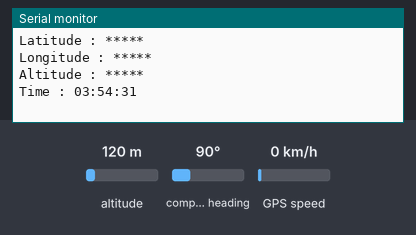
Simulated run of this sketch. Board: Arduino Uno, built with avr-gcc and run on an emulated ATmega328P. Shown: the last lines printed to the serial monitor. The test bench sets the inputs (shaded band); at power-on: altitude 120 m, compass heading 90°, GPS speed 0 km/h. The GPS gets a fix after 3 s at 37.7749, -122.4194 with 8 satellites.

Above: at 1.2 s.
1.3 s: altitude set to 20 m
At 2.9 s:
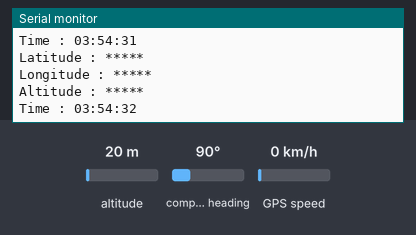
4.5 s: altitude set to 250 m
At 5.9 s:
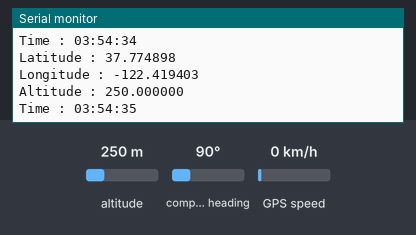
Timing chart, 0 to 7.5 s (numbered marks = the images above; inputs shaded):
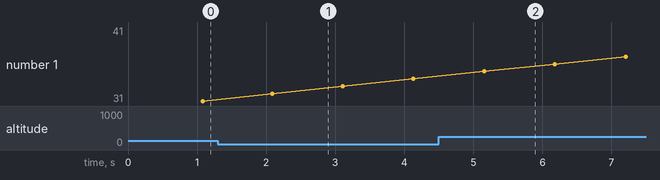

Measured:
- after the input at 4.5 s, the serial monitor: prints a new line after 0.63 s (image 2)

The sketch:

print_in_console.ino
```cpp
#include <TinyGPS++.h>
#include <SoftwareSerial.h>
/* Create object named bt of the class SoftwareSerial */
SoftwareSerial GPS_SoftSerial(4, 5);/* (Rx, Tx) */
/* Create an object named gps of the class TinyGPSPlus */
TinyGPSPlus gps;

void setup() {
 Serial.begin(9600);   /* Define baud rate for serial communication */
 GPS_SoftSerial.begin(9600); /* Define baud rate for software serial communication */
}

void loop() {
       smartDelay(1000);     /* Generate precise delay of 1ms */
        unsigned long start;
        double lat_val, lng_val, alt_m_val;
        uint8_t hr_val, min_val, sec_val;
        bool loc_valid, alt_valid, time_valid;
       lat_val = gps.location.lat();     /* Get latitude data */
       loc_valid = gps.location.isValid();     /* Check if valid location data is available */
       lng_val = gps.location.lng();     /* Get longtitude data */
       alt_m_val = gps.altitude.meters();      /* Get altitude data in meters */
        alt_valid = gps.altitude.isValid();     /* Check if valid altitude data is available */
       hr_val = gps.time.hour() + 5;   /* Get hour */
       min_val = gps.time.minute() + 30;      /* Get minutes */
       sec_val = gps.time.second();      /* Get seconds */
       time_valid = gps.time.isValid();  /* Check if valid time data is available */
        if (!loc_valid)
       {
         Serial.print("Latitude : ");
         Serial.println("*****");
         Serial.print("Longitude : ");
         Serial.println("*****");
        }
        else
        {
         Serial.print("Latitude : "); /* printing Latitude*/
         Serial.println(lat_val, 6);

         Serial.print("Longitude : "); /* printing Longitude*/
         Serial.println(lng_val, 6);
        }

        if (!alt_valid)
        {
         Serial.print("Altitude : ");
         Serial.println("*****");
        }
        else
        {
         Serial.print("Altitude : ");
         Serial.println(alt_m_val, 6);
        }

        if (!time_valid)
        {
         Serial.print("Time : ");
         Serial.println("*****");
        }
        else
        {
          if(hr_val > 12){
            hr_val = hr_val - 12;
          }
          if(min_val > 60){
          hr_val  = hr_val + 1;
          min_val = min_val - 60;
          }
         char time_string[32];
         sprintf(time_string, "Time : %02d:%02d:%02d \n", hr_val, min_val, sec_val);
         Serial.print(time_string);
        }
}

static void smartDelay(unsigned long ms)
{
  unsigned long start = millis();
  do
  {
    while (GPS_SoftSerial.available())    /* Encode data read from GPS while data is available on serial port */
     gps.encode(GPS_SoftSerial.read());
/* Encode basically is used to parse the string received by the GPS and to store it in a buffer so that information can be extracted from it */
  } while (millis() - start < ms);
}
```
